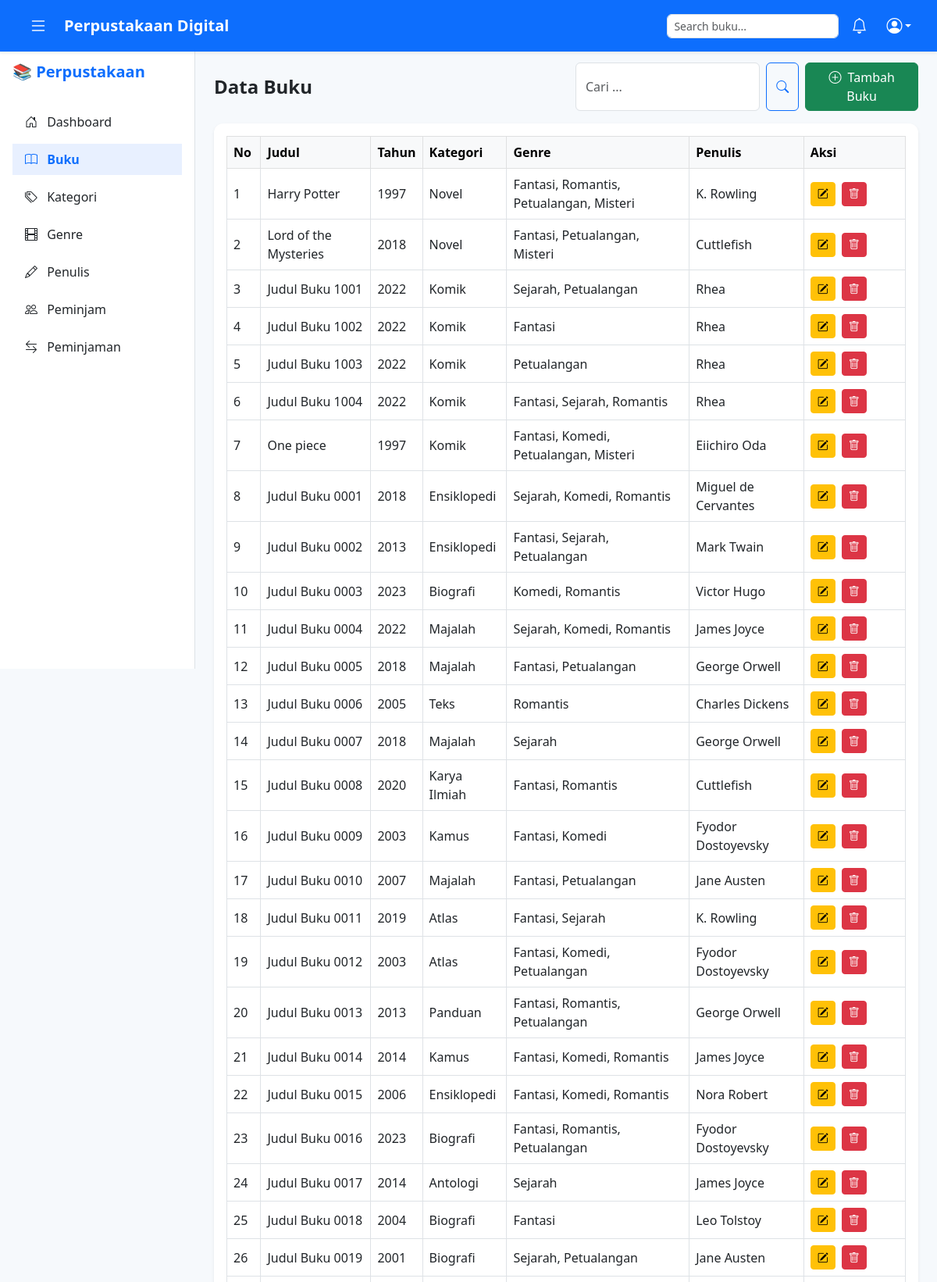
The page /pages/buku.php (signed in, upper part) on the database its author committed.
### tables this page shows
CREATE TABLE `tb_buku` (
  `id_buku` int(11) NOT NULL,
  `judul_buku` varchar(200) NOT NULL,
  `tahun_terbit` year(4) DEFAULT NULL,
  `id_kategori` int(11) DEFAULT NULL,
  `id_penulis` int(11) DEFAULT NULL
);

### pages/buku.php (the view, shortened to what this page needs)
<?php
include '../config/koneksi.php';
include '../componen/header.php';
include '../componen/sidebar.php';
$cari = $_GET['cari'] ?? '';
$halaman = isset($_GET['halaman']) ? (int)$_GET['halaman'] : 1;
$limit = 50;
$start = ($halaman - 1) * $limit;
$buku = mysqli_query($conn, "
    SELECT * FROM view_buku_dengan_genre
    WHERE judul_buku LIKE '%$cari%'
       OR nama_kategori LIKE '%$cari%'
       OR nama_penulis LIKE '%$cari%'
       OR tahun_terbit LIKE '%$cari%'
       OR genre LIKE '%$cari%'
    ORDER BY id_buku ASC
    LIMIT $start, $limit
");
?>
<main class="main-content" style="margin-left:250px; padding-top:80px; background-color:#f6f9fc;">
    <div class="container-fluid px-4">
        <div class="row align-items-center mb-3">
            <div class="col-md-6">
                <h4 class="fw-bold mb-0">Data Buku</h4>
            </div>
            <div class="col-md-6 d-flex justify-content-end gap-2">
                <form method="GET" class="d-flex" role="search">
                    <input type="text" name="cari" class="form-control me-2" placeholder="Cari ..." value="<?= htmlspecialchars($cari); ?>">
                    <button class="btn btn-outline-primary" type="submit">
                        <i class="bi bi-search"></i>
                    </button>
                </form>
                <a href="tambah_buku.php" class="btn btn-success">
                    <i class="bi bi-plus-circle me-1"></i> Tambah Buku
                </a>
            </div>
        </div>
        <div class="card border-0 shadow-sm">
            <div class="card-body table-responsive">
                <table class="table table-bordered table-hover align-middle mb-0">
                    <thead class="table-light">
                        <tr>
                            <th style="width: 5%;">No</th>
                            <th>Judul</th>
                            <th>Tahun</th>
                            <th>Kategori</th>
                            <th>Genre</th>
                            <th>Penulis</th>
                            <th style="width: 15%;">Aksi</th>
                        </tr>
                    </thead>
                    <tbody>
                        <?php if (mysqli_num_rows($buku) > 0): ?>
                            <?php $no = $start + 1;
                            while ($d = mysqli_fetch_array($buku)) { ?>
                                <tr>
                                    <td><?= $no++; ?></td>
                                    <td><?= htmlspecialchars($d['judul_buku']); ?></td>
                                    <td><?= $d['tahun_terbit']; ?></td>
                                    <td><?= $d['nama_kategori']; ?></td>
                                    <td><?= $d['genre']; ?></td>
                                    <td><?= $d['nama_penulis']; ?></td>
                                    <td>
                                        <a href="edit_buku.php?id=<?= $d['id_buku']; ?>" class="btn btn-sm btn-warning me-1">
                                            <i class="bi bi-pencil-square"></i>
                                        </a>
                                        <a href="../proses/buku_proses.php?hapus&id=<?= $d['id_buku']; ?>" class="btn btn-sm btn-danger" onclick="return confirm('Hapus?')">
                                            <i class="bi bi-trash"></i>
                                        </a>
                                    </td>
                                </tr>
                            <?php } ?>
                        <?php else: ?>
                            <tr>
                                <td colspan="7" class="text-center text-muted">Data tidak ditemukan.</td>
                            </tr>
                        <?php endif; ?>
                    </tbody>
                </table>
            </div>
        </div>
    </div>
</main>
<?php include '../componen/footer.php'; ?>

### assets/css/style.css (style rules this page uses)
body { background-color: #f6f9fc; font-family: "Segoe UI", sans-serif; overflow-x: hidden; }
.card { border-radius: 12px; }
.table th, .table td { vertical-align: middle; }

### rows shown on the page
tb_buku: judul_buku "Harry Potter", tahun_terbit "1997", nama_kategori "Novel", genre "Fantasi, Romantis, Petualangan, Misteri", nama_penulis "K. Rowling"
tb_buku: judul_buku "Lord of the Mysteries", tahun_terbit "2018", nama_kategori "Novel", genre "Fantasi, Petualangan, Misteri", nama_penulis "Cuttlefish"
tb_buku: judul_buku "Judul Buku 1001", tahun_terbit "2022", nama_kategori "Komik", genre "Sejarah, Petualangan", nama_penulis "Rhea"
tb_buku: judul_buku "Judul Buku 1002", tahun_terbit "2022", nama_kategori "Komik", genre "Fantasi", nama_penulis "Rhea"
tb_buku: judul_buku "Judul Buku 1003", tahun_terbit "2022", nama_kategori "Komik", genre "Petualangan", nama_penulis "Rhea"
tb_buku: judul_buku "Judul Buku 1004", tahun_terbit "2022", nama_kategori "Komik", genre "Fantasi, Sejarah, Romantis", nama_penulis "Rhea"
tb_buku: judul_buku "One piece", tahun_terbit "1997", nama_kategori "Komik", genre "Fantasi, Komedi, Petualangan, Misteri", nama_penulis "Eiichiro Oda"
tb_buku: judul_buku "Judul Buku 0001", tahun_terbit "2018", nama_kategori "Ensiklopedi", genre "Sejarah, Komedi, Romantis", nama_penulis "Miguel de Cervantes"
tb_buku: judul_buku "Judul Buku 0002", tahun_terbit "2013", nama_kategori "Ensiklopedi", genre "Fantasi, Sejarah, Petualangan", nama_penulis "Mark Twain"
tb_buku: judul_buku "Judul Buku 0003", tahun_terbit "2023", nama_kategori "Biografi", genre "Komedi, Romantis", nama_penulis "Victor Hugo"
tb_buku: judul_buku "Judul Buku 0004", tahun_terbit "2022", nama_kategori "Majalah", genre "Sejarah, Komedi, Romantis", nama_penulis "James Joyce"
tb_buku: judul_buku "Judul Buku 0005", tahun_terbit "2018", nama_kategori "Majalah", genre "Fantasi, Petualangan", nama_penulis "George Orwell"
tb_buku: judul_buku "Judul Buku 0006", tahun_terbit "2005", nama_kategori "Teks", genre "Romantis", nama_penulis "Charles Dickens"
tb_buku: judul_buku "Judul Buku 0007", tahun_terbit "2018", nama_kategori "Majalah", genre "Sejarah", nama_penulis "George Orwell"
tb_buku: judul_buku "Judul Buku 0008", tahun_terbit "2020", nama_kategori "Karya Ilmiah", genre "Fantasi, Romantis", nama_penulis "Cuttlefish"
tb_buku: judul_buku "Judul Buku 0009", tahun_terbit "2003", nama_kategori "Kamus", genre "Fantasi, Komedi", nama_penulis "Fyodor Dostoyevsky"
tb_buku: judul_buku "Judul Buku 0010", tahun_terbit "2007", nama_kategori "Majalah", genre "Fantasi, Petualangan", nama_penulis "Jane Austen"
tb_buku: judul_buku "Judul Buku 0011", tahun_terbit "2019", nama_kategori "Atlas", genre "Fantasi, Sejarah", nama_penulis "K. Rowling"
tb_buku: judul_buku "Judul Buku 0012", tahun_terbit "2003", nama_kategori "Atlas", genre "Fantasi, Komedi, Petualangan", nama_penulis "Fyodor Dostoyevsky"
tb_buku: judul_buku "Judul Buku 0013", tahun_terbit "2013", nama_kategori "Panduan", genre "Fantasi, Romantis, Petualangan", nama_penulis "George Orwell"
tb_buku: judul_buku "Judul Buku 0014", tahun_terbit "2014", nama_kategori "Kamus", genre "Fantasi, Komedi, Romantis", nama_penulis "James Joyce"
tb_buku: judul_buku "Judul Buku 0015", tahun_terbit "2006", nama_kategori "Ensiklopedi", genre "Fantasi, Komedi, Romantis", nama_penulis "Nora Robert"
tb_buku: judul_buku "Judul Buku 0016", tahun_terbit "2023", nama_kategori "Biografi", genre "Fantasi, Romantis, Petualangan", nama_penulis "Fyodor Dostoyevsky"
tb_buku: judul_buku "Judul Buku 0017", tahun_terbit "2014", nama_kategori "Antologi", genre "Sejarah", nama_penulis "James Joyce"
tb_buku: judul_buku "Judul Buku 0018", tahun_terbit "2004", nama_kategori "Biografi", genre "Fantasi", nama_penulis "Leo Tolstoy"
tb_buku: judul_buku "Judul Buku 0019", tahun_terbit "2001", nama_kategori "Biografi", genre "Sejarah, Petualangan", nama_penulis "Jane Austen"
